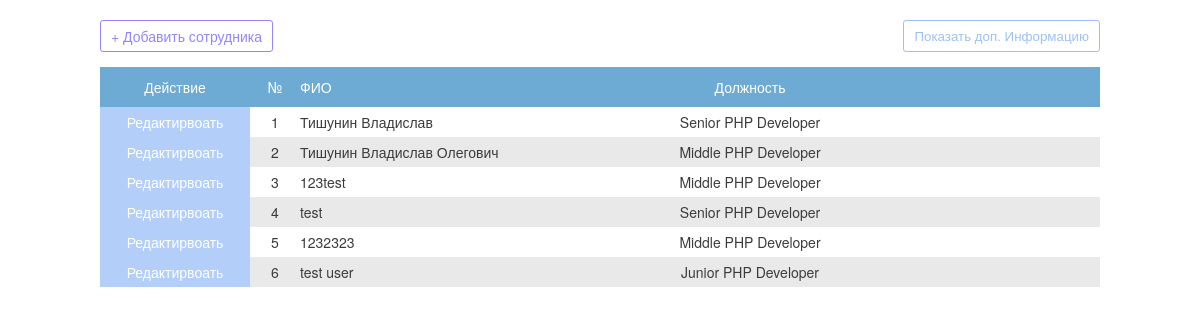
The page / on the database its author committed.
### tables this page shows
CREATE TABLE `employees` (
  `full_name` varchar(255) NOT NULL,
  `position_title` varchar(255) NOT NULL,
  `birthdate` date NOT NULL,
  `sex` varchar(32) NOT NULL
);

### Classes/Employees.php (called while the page is built, shortened)
<?php
class Employees{
	public static function getAll($link){
		$sql = 'SELECT * FROM `employees`';
		$result = $link->query($sql);
		$employees = [];
		$size = $result->num_rows;
		for($i=1; $i<=$size;$i++){
			$row = $result->fetch_assoc();
			$row['num'] = $i;
			$employees[] = $row;
		}
		return $employees;
	}
}

### views/employees_list.php (the view, shortened to what this page needs)
<html>
<head>
	<link href="style/main.css" rel="stylesheet">
</head>
	<body>
		<div id="page_align">
			<div id="wdth">
				<a href="?act=create" id="add">+ Добавить сотрудника</a>
				<button id="button" onclick="open_add();">Показать доп. Информацию</button>
			</div>
			<div id="list">
				<div id="title">
						<div class="info head">
							<div class="actions">Действие</div>
							<div class="number">№</div>
							<div class="name">ФИО</div>
							<div class="position">Должность</div>
						</div>
				</div>
				<?php foreach($employees as $e):?>
					<div id="row">
						<div class="info">
							<div class="actions">
								<a href="?act=edit&n=<?=$e['full_name'];?>&bd=<?=$e['birthdate'];?>&p=<?=$e['position_title'];?>&s=<?=$e['sex'];?>">Редактирвоать</a>
							</div>
							<div class="number"><?=$e['num'];?></div>
							<div class="name"><?=$e['full_name'];?></div>
							<div class="position"><?=$e['position_title'];?></div>
						</div>
					</div>
				<?php endforeach;?>
			</div>
		</div>
	</body>
</html>

### index.php (shortened to what this page needs)
<?php
require_once($_SERVER['DOCUMENT_ROOT'].'/Classes/Employees.php');
$link = Database::getInstance()->getConnection();
$action = isset($_GET['act'])? $_GET['act'] : false ;
if($action === 'create'){
	$position = Positions::getAll($link);
	include($_SERVER['DOCUMENT_ROOT'].'/views/create.php');
}
elseif($action === 'edit'){
	$employee = Employees::get($link, $_GET['n'], $_GET['p'], $_GET['bd'], $_GET['s']);
	$position = Positions::getAll($link);
	include($_SERVER['DOCUMENT_ROOT'].'/views/edit.php');
}
else{
	$employees = Employees::getAll($link);
	include($_SERVER['DOCUMENT_ROOT'].'/views/employees_list.php');
}

### style/main.css (style rules this page uses)
* { margin:0; padding:0; }
body { font-family: 'Helvetica Neue', Helvetica, Arial; font-size: 14px; line-height: 20px; font-weight: 400; color: #3b3b3b; }
#row { color:#3b3b3b; width:100%; }
#title .info { display:flex; justify-content: flex-start; align-items: center; text-align: center; }
#row:nth-child(odd) { background-color:#e9e9e9; }
.info { display:flex; justify-content: flex-start; min-height:30px; }
.info div { align-items: center; flex-basis: 300px; display: flex; justify-content:center; }
.info .name { justify-content:flex-start; }
.head { background-color: #6dabd4; color:white; min-height:40px; }
.number { max-width:50px; align-items: center; }
.actions { position:relative; max-width:150px; }
.actions a { position:absolute; width:100%; height:100%; color:white; background-color: #b3cef9; display:flex; align-items: center; justify-content: center; text-decoration: none; }
#page_align { max-width:1000px; margin:0 auto; }
#add, #button { outline:none; cursor:pointer; background-color: transparent; display:inline-flex; align-items: center; justify-content: center; padding:5px 10px; text-decoration:none; border-radius:3px; }
#button { padding:7.5px 10px; color:#9dc0f9; border:1px solid #9dc0f9; }
#add { color:#9486f9; border:1px solid #9486f9; }
#wdth { display:flex; align-items: center; justify-content: space-between; margin: 20px 0 15px; }

### rows shown on the page
employees: num "1", full_name "Тишунин Владислав", position_title "Senior PHP Developer"
employees: num "2", full_name "Тишунин Владислав Олегович", position_title "Middle PHP Developer"
employees: num "3", full_name "123test", position_title "Middle PHP Developer"
employees: num "4", full_name "test", position_title "Senior PHP Developer"
employees: num "5", full_name "1232323", position_title "Middle PHP Developer"
employees: num "6", full_name "test user", position_title "Junior PHP Developer"
